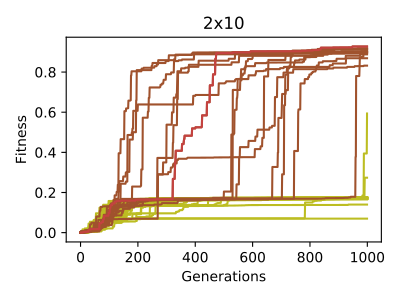

Source code (Python):
##################################################
# figure 2
# gens vs fitnness for multifunctional runs
##################################################
import os
import glob

import numpy as np
import matplotlib.pyplot as plt


def fitness_traces(dir):
    plt.figure(figsize=[4, 3])

    # load data
    files = glob.glob(os.path.join(dir, "best_history*.npy"))
    files.sort()
    print("Found {} files in {}".format(len(files), dir))
    best_final_fits = np.zeros(len(files))
    bfs = []
    for i, file in enumerate(files):
        fits = np.load(file)
        bfs.append(fits)
        best_final_fits[i] = fits[-1]
        print(file, fits[-1])
    print(
        "Number of runs with fitness >= 0.8 = ",
        len(best_final_fits[best_final_fits > 0.8]),
    )

    # get best run from data
    bfs = np.array(bfs)
    best_run = np.argmax(bfs[:, -1])
    print(best_run, bfs[best_run, -1])

    # plot
    ok_label = r"$Fitness \geq 0.8$"
    ko_label = "Fitness < 0.8"
    best_label = "Best"
    for i in range(np.shape(bfs)[0]):
        if bfs[i][-1] < 0.8:
            plt.plot(bfs[i], "tab:olive", label=ko_label)
            ko_label = None
    for i in range(np.shape(bfs)[0]):
        if bfs[i][-1] >= 0.8:
            plt.plot(bfs[i], "sienna", label=ok_label)
            ok_label = None

    # Plotting best
    plt.plot(bfs[best_run], "xkcd:reddish", label=best_label)  # "xkcd:ultramarine")
    plt.title("2x10")
    #plt.legend()
    plt.xlabel("Generations")
    plt.ylabel("Fitness")
    plt.tight_layout()
    plt.savefig("./Combined/Experiments/Comb_4T_2x5/Figures/fitness_traces.pdf")
    plt.show()


fitness_traces("./Combined/Experiments/Comb_4T_2x5/Data")
